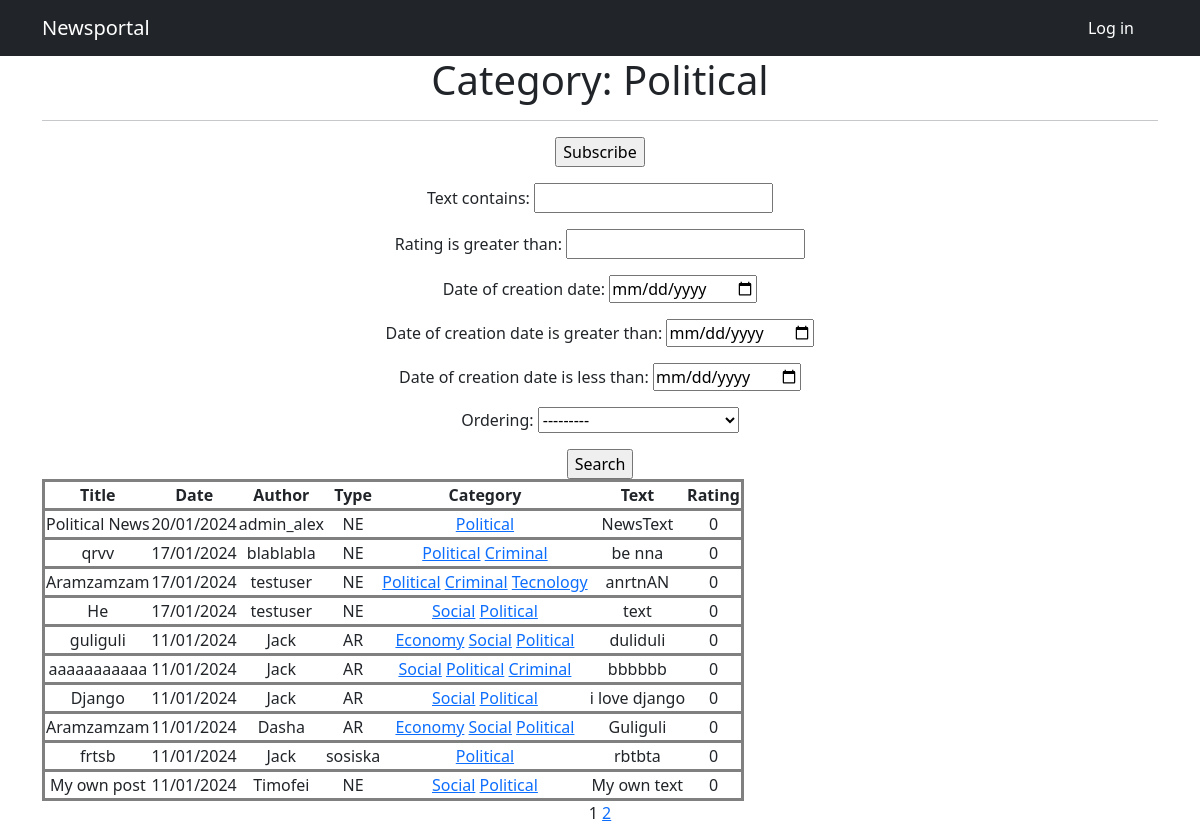
/newspaper/categories/3/, run on an earlier commit of the app's database.
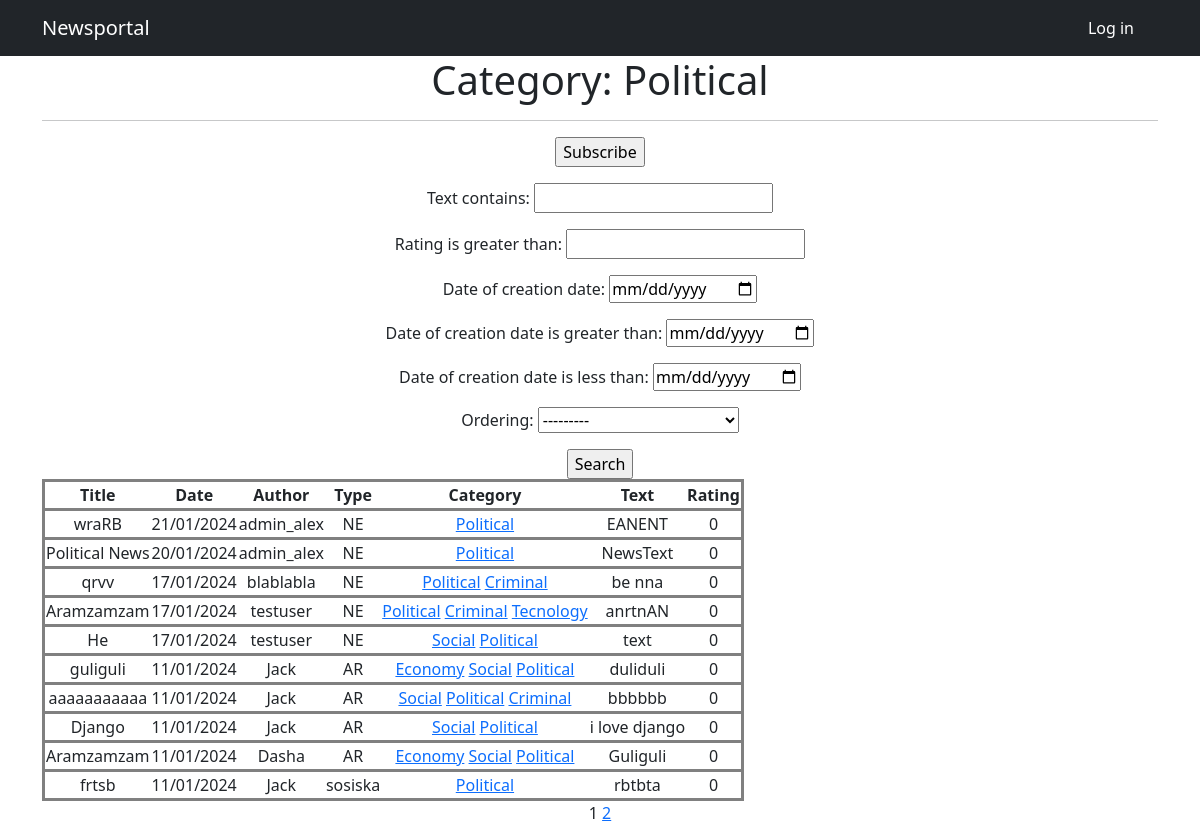
And on a later commit of the database.
### newsportal_app/models.py (models this page shows, shortened)
class Post(models.Model):
    author = models.ForeignKey(Author, on_delete=models.CASCADE)
    type = models.CharField(max_length=255, choices=TYPE_OF_POST, default=news)
    date_of_creation = models.DateTimeField(auto_now_add=True)
    category = models.ManyToManyField(Category, through='PostCategory')
    title = models.CharField(max_length=255)
    text = models.TextField()
    rating = models.IntegerField(default=0)

class Author(models.Model):
    user = models.OneToOneField(User, on_delete=models.CASCADE)
    rating = models.IntegerField(default=0)

class Category(models.Model):
    class Meta:
        verbose_name_plural = 'Categories'
    name = models.CharField(max_length=255, unique=True)
    subscribers = models.ManyToManyField(User, blank=True, related_name='categories')

### newsportal_app/views.py (the view)
# urls.py: path('categories/<int:pk>/', CategoryListView.as_view(), name='category_news_list'),
class CategoryListView(PostList):
    model = Post
    template_name = 'views/categories.html'
    context_object_name = 'category_news_list'
    def get_queryset(self):
        self.category = get_object_or_404(Category, id=self.kwargs['pk'])
        queryset = Post.objects.filter(category=self.category).order_by('-date_of_creation')
        self.filterset = PostFilter(self.request.GET, queryset)
        return queryset
    def get_context_data(self, **kwargs):
        context = super().get_context_data(**kwargs)
        context['is_subscriber'] = self.request.user in self.category.subscribers.all()
        context['category'] = self.category
        return context

### newsportal_app/templatetags/custom_filters.py (called while the page is built)
@register.filter()
def censor(text):
    for first in range(len(text)):
        for second in range(1, len(text)+1):
            if text[first:second + 1] in profanity_list:
                text = text[:first + 1] + '*' * (second - first) + text[second + 1:]
    return text

### newsportal_app/templatetags/custom_tags.py (called while the page is built)
@register.simple_tag(takes_context=True)
def url_replace(context, **kwargs):
    d = context['request'].GET.copy()
    for k, v in kwargs.items():
        d[k] = v
    return d.urlencode()

### newsportal_app/views.py (called while the page is built)
    def get_context_data(self, **kwargs):
        context = super().get_context_data(**kwargs)
        context['filterset'] = self.filterset
        return context

### templates/views/categories.html (shortened to what this page needs)
{% extends 'flatpages/default.html' %}
{% load custom_tags %}
{% load custom_filters %}
{% block title %}
Newsportal
{% endblock title %}
{% block content %}
   <h1>Category: {{ category.name }}</h1>
   <hr>
    {% if not is_subscriber %}
    <form action="{% url 'subscribe' category.id %}" method="get">
       <input type="submit" value="Subscribe" />
   </form>
    {% endif %}
   <form action="" method="get">
       {{ filterset.form.as_p }}
       <input type="submit" value="Search" />
   </form>
   {% if category_news_list %}
       <table>
           <tr>
               <th>Title</th>
               <th>Date</th>
               <th>Author</th>
               <th>Type</th>
               <th>Category</th>
               <th>Text</th>
               <th>Rating</th>
           </tr>
           {% for post in category_news_list %}
           <tr>
               <td>{{ post.title }}</td>
               <td>{{ post.date_of_creation|date:"d/m/Y" }}</td>
               <td>{{ post.author.user.username }}</td>
               <td>{{ post.type }}</td>
               <td>
                   {% for category in post.category.all %}
                   <a href="{% url 'category_news_list' category.id %}" >{{ category.name }}</a>
                   {% endfor %}
               </td>
               <td>{{ post.text|truncatechars:20|censor }}</td>
               <td>{{ post.rating }}</td>
           </tr>
           {% endfor %}
       </table>
   {% else %}
       <h2>No posts!</h2>
   {% endif %}
   {{ page_obj.number }}
   {% if page_obj.has_next %}
       <a href="?{% url_replace page=page_obj.next_page_number %}">{{ page_obj.next_page_number }}</a>
   {% endif %}
{% endblock content %}

What changed in the data, as far as the page shows it:
no longer on this page (row unchanged): Post: title "My own post", date_of_creation "11/01/2024", author.user.username "Timofei", type "NE", text|censor "My own text", rating "0", Category (name "Social"), Category (name "Political")
added Post: title "wraRB", date_of_creation "21/01/2024", author.user.username "admin_alex", type "NE", text|censor "EANENT", rating "0", Category (name "Political")
